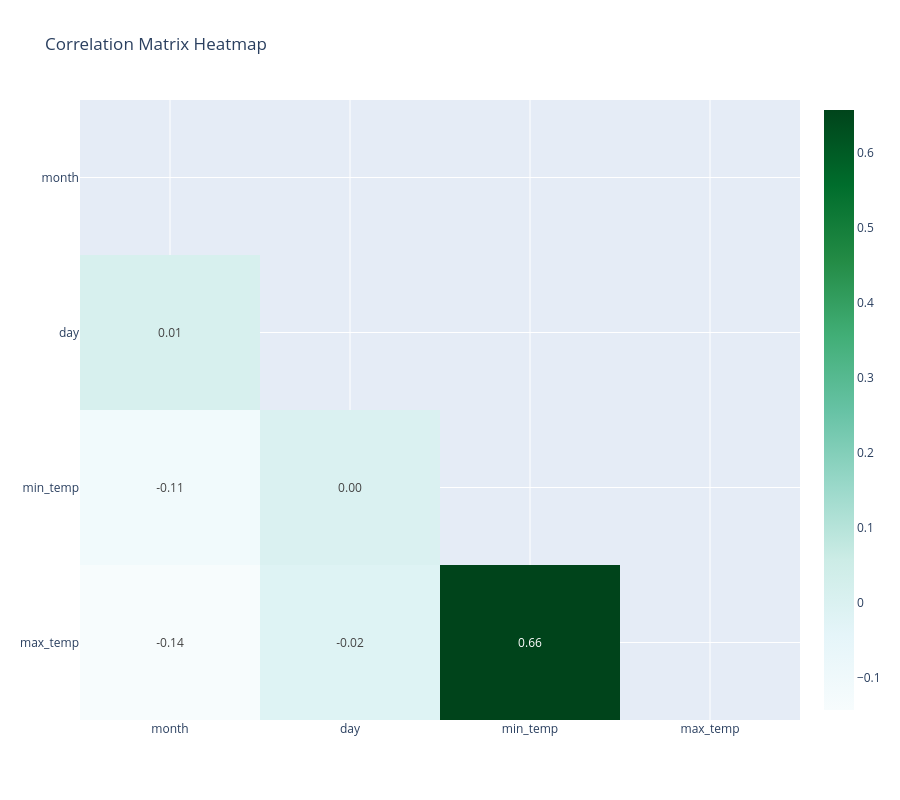

The cell this chart's notebook holds for it:
### Markdown cell above
### Heatmap visualization

### Code cell
# Correlation matrix
corr_matrix = df[numeric_columns].corr()

# Create mask for upper triangle
mask = np.triu(
    np.ones_like(corr_matrix, dtype=bool)
)

# Apply mask
corr_matrix_masked = corr_matrix.mask(mask)

fig = px.imshow(
    corr_matrix_masked,
    text_auto=".2f",
    color_continuous_scale="BuGn",
    aspect="auto",
    title="Correlation Matrix Heatmap"
)

fig.update_layout(
    width=900,
    height=800
)

fig.show()

### Figure 1 — Plotly figure (JSON) as saved in the notebook; plotly's stock layout.template omitted (floating-point values rounded to 4 significant figures)
{"data": [{"coloraxis": "coloraxis", "hovertemplate": "x: %{x}<br>y: %{y}<br>color: %{z}<extra></extra>", "name": "0", "texttemplate": "%{z:.2f}", "type": "heatmap", "x": ["month", "day", "min_temp", "max_temp"], "xaxis": "x", "y": ["month", "day", "min_temp", "max_temp"], "yaxis": "y", "z": [[NaN, NaN, NaN, NaN], [0.01187, NaN, NaN, NaN], [-0.108, -0.001152, NaN, NaN], [-0.1436, -0.01747, 0.6569, NaN]]}], "layout": {"coloraxis": {"colorscale": [[0, "rgb(247,252,253)"], [0.125, "rgb(229,245,249)"], [0.25, "rgb(204,236,230)"], [0.375, "rgb(153,216,201)"], [0.5, "rgb(102,194,164)"], [0.625, "rgb(65,174,118)"], [0.75, "rgb(35,139,69)"], [0.875, "rgb(0,109,44)"], [1, "rgb(0,68,27)"]]}, "height": 800, "title": {"text": "Correlation Matrix Heatmap"}, "width": 900, "xaxis": {"anchor": "y", "domain": [0, 1]}, "yaxis": {"anchor": "x", "autorange": "reversed", "domain": [0, 1]}}}
